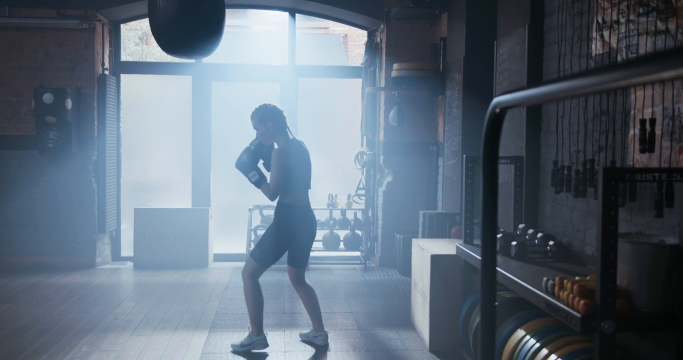
#> input picture frame 44 of boxing.mp4, 1366 x 720 px (shown at 1/2 size)
$ python fps.py
#> lines starting #> are read from the running program, lines starting #| are printed output that depends on the picture; after the words box and inside, x2 and y2 are one past the last pixel; in counts of white or black regions, pixels touching at a corner belong together
import numpy as np
import cv2
import time


wCam, hCam = 640,480

cap = cv2.VideoCapture('boxing.mp4')
cap.set(3,wCam)
cap.set(4,hCam)
pTime = 0

while True:
    success, img = cap.read()
#> img is the input picture: shape (720, 1366, 3); mean B, G, R 122.8, 108.6, 95

    cTime = time.time()
    fps = 1/(cTime-pTime)
    pTime = cTime

    cv2.putText(img, f'FPS: {int(fps)}', (50,70), cv2.FONT_HERSHEY_SIMPLEX, 1,(0,0,0), 2)
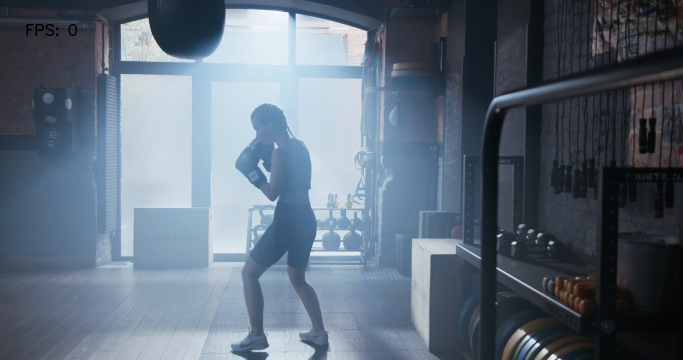
#> img: shape (720, 1366, 3) (shown at 1/2 size); 0.07% of pixels changed, all inside (x1, y1, x2, y2) = (53, 48, 154, 72)
    cv2.imshow(" fps ", img)
    c = cv2.waitKey(1)
#> (key Esc is pressed here)
    if c == 27:
        break


# release the cap object
cap.release()
# close all windows
cv2.destroyAllWindows()

$ run again, starting later in the video
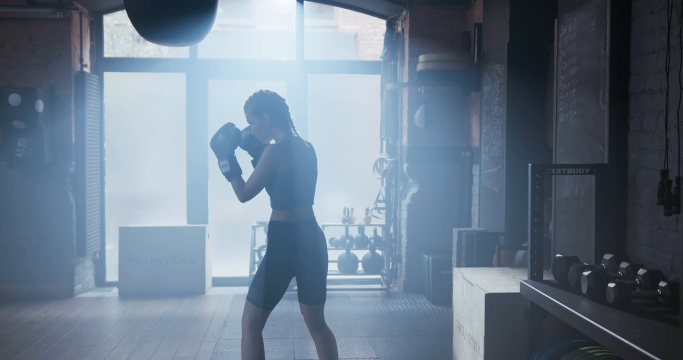
#> input picture frame 198 of boxing.mp4, 1366 x 720 px (shown at 1/2 size)
#> img is the input picture: shape (720, 1366, 3); mean B, G, R 139, 122.8, 106.8
#> `cv2.putText(img, f'FPS: {int(fps)}', (50,70), cv2.FONT_HERSHEY_SIMPLEX..`:
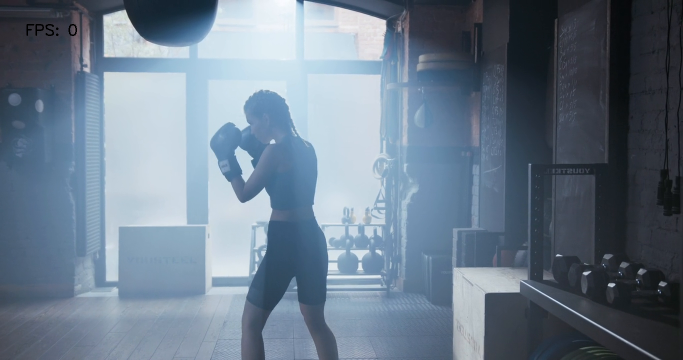
#> img: shape (720, 1366, 3) (shown at 1/2 size); 0.07% of pixels changed, all inside (x1, y1, x2, y2) = (53, 48, 154, 72)

$ run again, starting later in the video
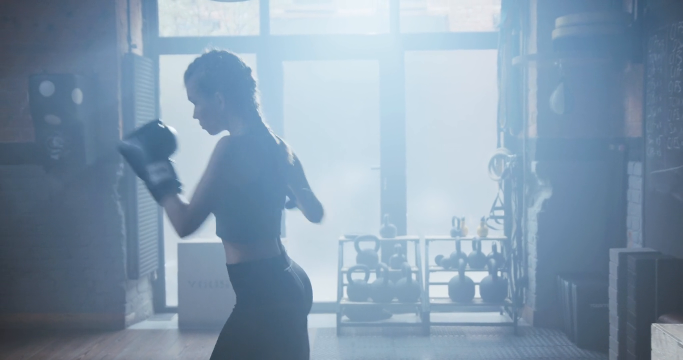
#> input picture frame 352 of boxing.mp4, 1366 x 720 px (shown at 1/2 size)
#> img is the input picture: shape (720, 1366, 3); mean B, G, R 173.8, 153.7, 131.6
#> `cv2.putText(img, f'FPS: {int(fps)}', (50,70), cv2.FONT_HERSHEY_SIMPLEX..`:
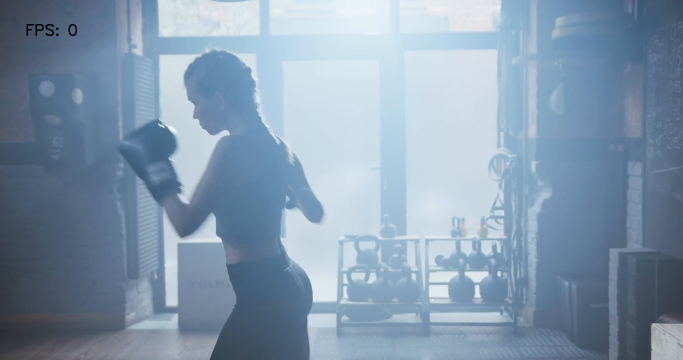
#> img: shape (720, 1366, 3) (shown at 1/2 size); 0.07% of pixels changed, all inside (x1, y1, x2, y2) = (53, 48, 154, 72)
